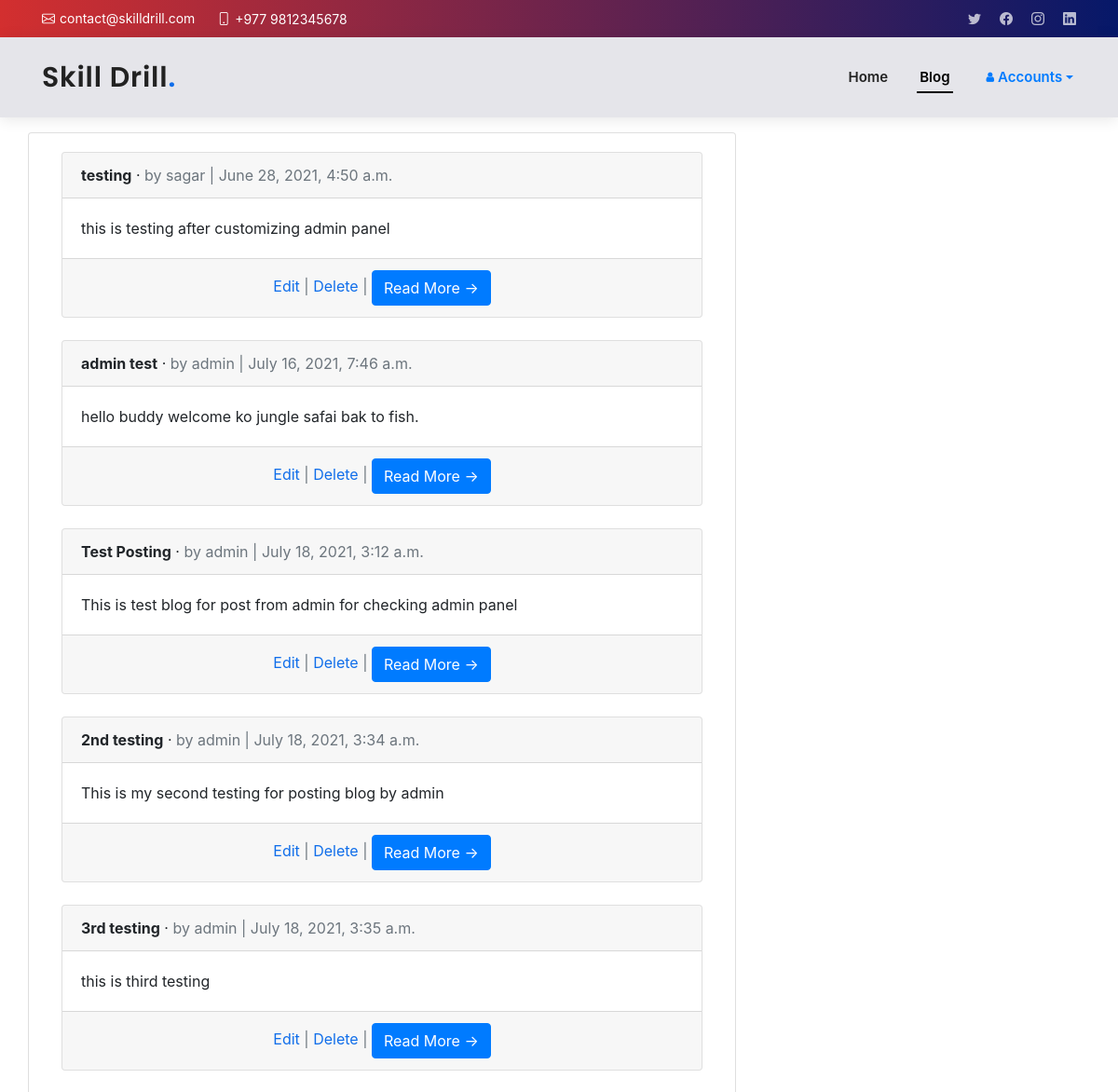
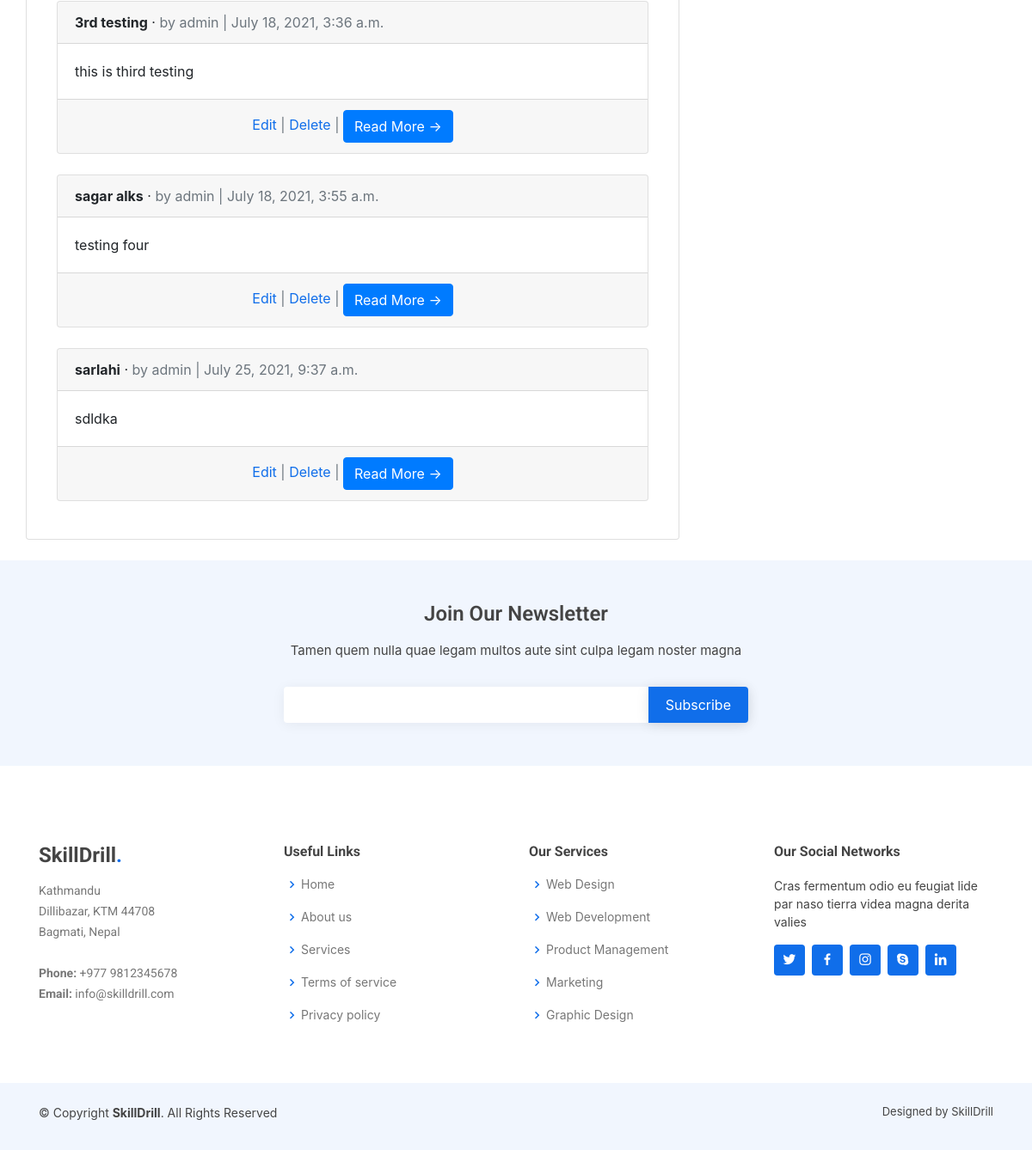
Screenshot of /blog/ with the database file from the repository (2 pictures, top to bottom).
### blog/models.py (models this page shows, shortened)
class Post(models.Model):
    title = models.CharField(max_length=255)
    author = models.ForeignKey(
        get_user_model(),
        on_delete=models.CASCADE,
        )
    body = models.TextField()
    date = models.DateTimeField(auto_now_add=True)

### blog/views.py (the view)
# urls.py: path("", views.PostList.as_view(), name="blog"),
class PostList(ListView):
    model = Post
    template_name = "blog/post_list.html"

### blog/templates/blog/post_list.html (shortened to what this page needs)
{% extends "layout.html" %}
{% load static %}
{% block body %}
{% include 'blog_nav.html' %}
<div class="container">
  <div class="row">
    <div class="col-md-8 card mb-4  mt-3 left  top">
      <div class="card-body">
        {% for post in object_list %}
        <div class="card">
            <div class="card-header">
                <span class="font-weight-bold">{{ post.title }}</span> &middot;
                <span class="text-muted">by {{ post.author }} |
                    {{ post.date }}</span>
            </div>
            <div class="card-body">
                {{ post.body }}
            </div>
                <div class="card-footer text-center text-muted">
                    <a href="#">Edit</a> | <a href="#">Delete</a> | <a href="{% url 'post_detail' post.pk  %}" class="btn btn-primary">Read More &rarr;</a>
                </div>
        </div>
        <br/>
            {% endfor %}
      </div>
    </div>
  </div>
</div>
{% endblock %}

### skilldrill/static/css/style.css (style rules this page uses)
a { color: #106eea; text-decoration: none; }

### rows the page displays
Post: title "testing", author "sagar", date "June 28, 2021, 4:50 a.m.", body "this is testing after customizing admin panel"
Post: title "admin test", author "admin", date "July 16, 2021, 7:46 a.m.", body "hello buddy welcome ko jungle safai bak to fish."
Post: title "Test Posting", author "admin", date "July 18, 2021, 3:12 a.m.", body "This is test blog for post from admin for checking admin panel"
Post: title "2nd testing", author "admin", date "July 18, 2021, 3:34 a.m.", body "This is my second testing for posting blog by admin"
Post: title "3rd testing", author "admin", date "July 18, 2021, 3:35 a.m.", body "this is third testing"
Post: title "3rd testing", author "admin", date "July 18, 2021, 3:36 a.m.", body "this is third testing"
Post: title "sagar alks", author "admin", date "July 18, 2021, 3:55 a.m.", body "testing four"
Post: title "sarlahi", author "admin", date "July 25, 2021, 9:37 a.m.", body "sdldka"
